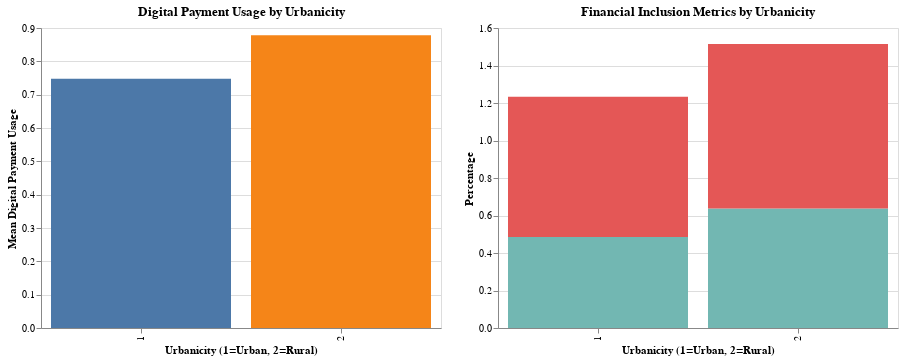

This figure's notebook cell:
### Markdown cell above
General Interpretation:
These charts collectively show that internet access is a key enabler of financial inclusion, facilitating both:

Account Ownership: Access to financial accounts through online banking or financial apps.
Digital Payment Usage: Increased adoption of digital payments through internet-enabled devices.

### Code cell
import altair as alt
import pandas as pd

# Step 1: Upload the file
uploaded = files.upload()

# Step 2: Load the file into a DataFrame
micro_ken = pd.read_csv('final_cleaned_micro_kenya.csv')

# Visualization 5: Grouped Bar Chart - Digital Payment Usage by Urbanicity
chart5 = alt.Chart(micro_ken).mark_bar().encode(
    x=alt.X('Urbanicity:N', title='Urbanicity (1=Urban, 2=Rural)'),
    y=alt.Y('mean(Made_Digital_Payment):Q', title='Mean Digital Payment Usage'),
    color=alt.Color('Urbanicity:N', legend=None)
).properties(
    title='Digital Payment Usage by Urbanicity',
    width=400,
    height=300
)

# Visualization 6: Stacked Bar Chart - Financial Inclusion Metrics by Urbanicity
urban_data = micro_ken.groupby('Urbanicity').agg(
    Financial_Account=('Has_Financial_Account', 'mean'),
    Digital_Payment=('Made_Digital_Payment', 'mean')
).reset_index()

chart6 = alt.Chart(urban_data).transform_fold(
    ['Financial_Account', 'Digital_Payment'],
    as_=['Metric', 'Value']
).mark_bar().encode(
    x=alt.X('Urbanicity:N', title='Urbanicity (1=Urban, 2=Rural)'),
    y=alt.Y('Value:Q', title='Percentage'),
    color=alt.Color('Metric:N', title='Metric'),
    tooltip=[alt.Tooltip('Urbanicity:N', title='Urbanicity'),
             alt.Tooltip('Metric:N', title='Metric'),
             alt.Tooltip('Value:Q', title='Percentage')]
).properties(
    title='Financial Inclusion Metrics by Urbanicity',
    width=400,
    height=300
)

# Display the charts side-by-side
chart5 | chart6

### Figure 1 — Vega-Lite specification as saved in the notebook (floating-point values rounded to 4 significant figures; data arrays with more than 128 entries replaced by an {"elided": "..."} marker saying what was removed)
{"config": {"view": {"continuousWidth": 300, "continuousHeight": 300}}, "hconcat": [{"data": {"name": "data-196c25033d099158e715d7cf7af9f927"}, "mark": {"type": "bar"}, "encoding": {"color": {"field": "Urbanicity", "legend": null, "type": "nominal"}, "x": {"field": "Urbanicity", "title": "Urbanicity (1=Urban, 2=Rural)", "type": "nominal"}, "y": {"aggregate": "mean", "field": "Made_Digital_Payment", "title": "Mean Digital Payment Usage", "type": "quantitative"}}, "height": 300, "title": "Digital Payment Usage by Urbanicity", "width": 400}, {"data": {"name": "data-f96c9cb290071b41f11177ebda51762b"}, "mark": {"type": "bar"}, "encoding": {"color": {"field": "Metric", "title": "Metric", "type": "nominal"}, "tooltip": [{"field": "Urbanicity", "title": "Urbanicity", "type": "nominal"}, {"field": "Metric", "title": "Metric", "type": "nominal"}, {"field": "Value", "title": "Percentage", "type": "quantitative"}], "x": {"field": "Urbanicity", "title": "Urbanicity (1=Urban, 2=Rural)", "type": "nominal"}, "y": {"field": "Value", "title": "Percentage", "type": "quantitative"}}, "height": 300, "title": "Financial Inclusion Metrics by Urbanicity", "transform": [{"fold": ["Financial_Account", "Digital_Payment"], "as": ["Metric", "Value"]}], "width": 400}], "$schema": "https://vega.github.io/schema/vega-lite/v5.20.1.json", "datasets": {"data-196c25033d099158e715d7cf7af9f927": {"elided": "999 records"}, "data-f96c9cb290071b41f11177ebda51762b": [{"Urbanicity": 1, "Financial_Account": 0.4857, "Digital_Payment": 0.7481}, {"Urbanicity": 2, "Financial_Account": 0.6369, "Digital_Payment": 0.878}]}}
